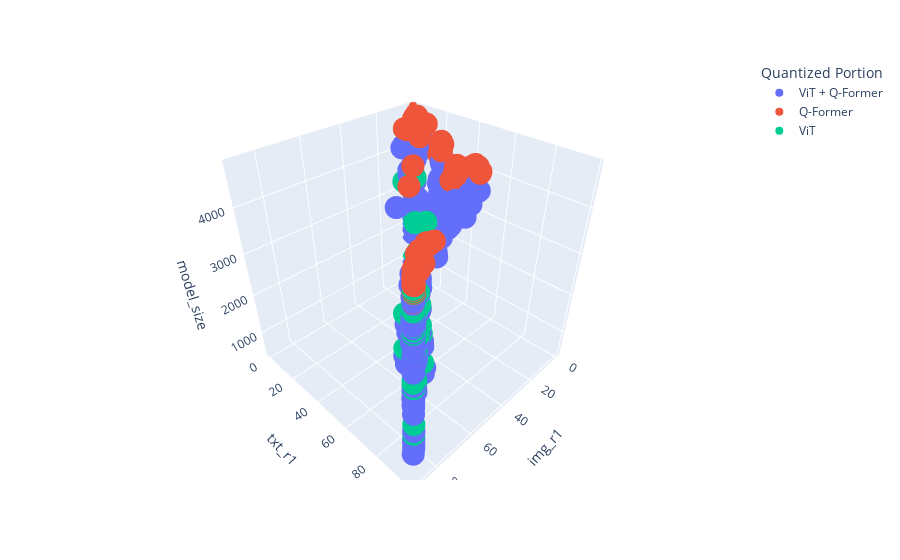

This figure's notebook cell:
### Markdown cell above
## Multi-Dimensional Plots

### Code cell
fig = px.scatter_3d(df_flickr, x='img_r1', y="txt_r1", z = 'model_size',
                 color = 'Quantized Portion',
                 hover_data=['vit_attn', 'vit_ff',
                             'vit_front_blocks', 'vit_middle_blocks', 'vit_end_blocks',
                             'vit_weight_bits'])

fig.update_xaxes(autorange="reversed")
fig.write_html("flickr_plot_all.html")

fig.show()

### Figure 1 — Plotly figure (JSON) as saved in the notebook; plotly's stock layout.template omitted (floating-point values rounded to 4 significant figures; data arrays with more than 128 entries replaced by an {"elided": "..."} marker saying what was removed)
{"data": [{"customdata": {"elided": "672x6 mixed values"}, "hovertemplate": "Quantized Portion=ViT + Q-Former<br>img_r1=%{x}<br>txt_r1=%{y}<br>model_size=%{z}<br>vit_attn=%{customdata[0]}<br>vit_ff=%{customdata[1]}<br>vit_front_blocks=%{customdata[2]}<br>vit_middle_blocks=%{customdata[3]}<br>vit_end_blocks=%{customdata[4]}<br>vit_weight_bits=%{customdata[5]}<extra></extra>", "legendgroup": "ViT + Q-Former", "marker": {"color": "#636efa", "symbol": "circle"}, "mode": "markers", "name": "ViT + Q-Former", "scene": "scene", "showlegend": true, "type": "scatter3d", "x": {"elided": "672 float values"}, "y": {"elided": "672 float values"}, "z": {"elided": "672 float values"}}, {"customdata": {"elided": "224x6 bool values"}, "hovertemplate": "Quantized Portion=Q-Former<br>img_r1=%{x}<br>txt_r1=%{y}<br>model_size=%{z}<br>vit_attn=%{customdata[0]}<br>vit_ff=%{customdata[1]}<br>vit_front_blocks=%{customdata[2]}<br>vit_middle_blocks=%{customdata[3]}<br>vit_end_blocks=%{customdata[4]}<br>vit_weight_bits=%{customdata[5]}<extra></extra>", "legendgroup": "Q-Former", "marker": {"color": "#EF553B", "symbol": "circle"}, "mode": "markers", "name": "Q-Former", "scene": "scene", "showlegend": true, "type": "scatter3d", "x": {"elided": "224 float values"}, "y": {"elided": "224 float values"}, "z": {"elided": "224 float values"}}, {"customdata": {"elided": "84x6 mixed values"}, "hovertemplate": "Quantized Portion=ViT<br>img_r1=%{x}<br>txt_r1=%{y}<br>model_size=%{z}<br>vit_attn=%{customdata[0]}<br>vit_ff=%{customdata[1]}<br>vit_front_blocks=%{customdata[2]}<br>vit_middle_blocks=%{customdata[3]}<br>vit_end_blocks=%{customdata[4]}<br>vit_weight_bits=%{customdata[5]}<extra></extra>", "legendgroup": "ViT", "marker": {"color": "#00cc96", "symbol": "circle"}, "mode": "markers", "name": "ViT", "scene": "scene", "showlegend": true, "type": "scatter3d", "x": [0.16, 0.14, 0.32, 0.06, 0.1, 0.12, 0.18, 0.16, 0.2, 0.1, 0.14, 0.18, 0.12, 0.08, 19.88, 25.94, 52.6, 59.82, 62.98, 59.84, 75.4, 75.8, 77.5, 79.52, 84.8, 84.26, 84.18, 86.32, 88.32, 86.72, 88.32, 88.48, 88.7, 89.22, 89.42, 89.24, 89.7, 89.74, 89.8, 89.84, 87.7, 89.42, 89.52, 89.54, 89.58, 89.58, 89.68, 89.68, 89.7, 89.72, 89.72, 89.72, 89.72, 89.74, 89.74, 89.74, 89.78, 89.78, 89.8, 89.8, 89.84, 89.84, 89.42, 89.6, 89.62, 89.62, 89.62, 89.64, 89.66, 89.66, 89.7, 89.72, 89.72, 89.74, 89.84, 89.62, 89.64, 89.66, 89.66, 89.68, 89.82, 89.82, 89.78, 88.12], "y": [0, 0.1, 0.1, 0.1, 0.1, 0.1, 0.1, 0.1, 0.1, 0.1, 0.1, 0.1, 0.2, 0.2, 15.1, 29.3, 58.1, 59.7, 63.4, 71.4, 82.1, 84.2, 89.1, 90.4, 93.5, 94.6, 94.8, 95.1, 95.8, 95.9, 96, 96.2, 97.2, 97.4, 97.4, 97.5, 97.5, 97.5, 97.5, 97.5, 97.6, 97.6, 97.6, 97.6, 97.6, 97.6, 97.6, 97.6, 97.6, 97.6, 97.6, 97.6, 97.6, 97.6, 97.6, 97.6, 97.6, 97.6, 97.6, 97.6, 97.6, 97.6, 97.7, 97.7, 97.7, 97.7, 97.7, 97.7, 97.7, 97.7, 97.7, 97.7, 97.7, 97.7, 97.7, 97.8, 97.8, 97.8, 97.8, 97.8, 97.8, 97.8, 97.9, 98], "z": [3552.0, 2251.0, 2321.0, 3938.0, 3938.0, 2321.0, 3095.0, 1091.0, 3938.0, 2321.0, 3095.0, 3552.0, 3095.0, 3552.0, 3622.0, 4009.0, 4009.0, 1337.0, 2419.0, 4396.0, 3207.0, 2485.0, 2485.0, 3207.0, 2485.0, 3995.0, 3634.0, 3207.0, 3634.0, 4009.0, 3995.0, 4396.0, 3995.0, 4060.0, 4421.0, 3700.0, 3716.0, 4421.0, 4051.0, 3716.0, 3634.0, 2588.0, 4060.0, 3320.0, 4051.0, 4473.0, 4060.0, 4107.0, 3432.0, 4473.0, 3798.0, 4107.0, 4447.0, 4473.0, 4164.0, 2757.0, 3798.0, 4107.0, 2813.0, 3432.0, 4112.0, 4112.0, 3320.0, 1583.0, 2649.0, 3798.0, 4164.0, 4164.0, 3320.0, 4051.0, 3432.0, 2649.0, 3716.0, 4447.0, 4447.0, 3854.0, 1829.0, 2813.0, 2813.0, 2649.0, 3777.0, 4112.0, 4421.0, 4396.0]}], "layout": {"legend": {"title": {"text": "Quantized Portion"}, "tracegroupgap": 0}, "margin": {"t": 60}, "scene": {"domain": {"x": [0, 1], "y": [0, 1]}, "xaxis": {"title": {"text": "img_r1"}}, "yaxis": {"title": {"text": "txt_r1"}}, "zaxis": {"title": {"text": "model_size"}}}, "xaxis": {"autorange": "reversed"}}}
